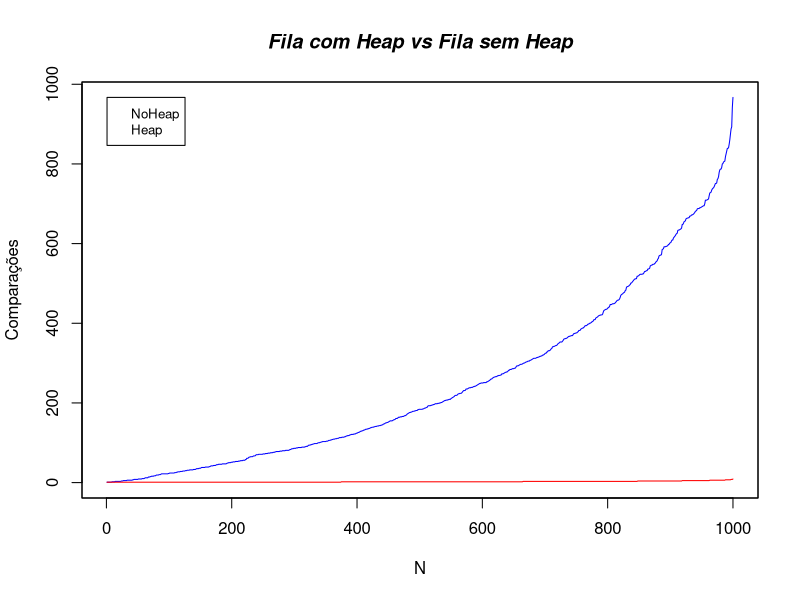

Write R code to recreate this figure.
heap <-c(1,1,1,1,1,1,1,1,1,1,1,1,1,1,1,1,1,1,1,1,1,1,1,1,1,1,1,1,1,1,1,1,1,1,1,1,1,1,1,1,1,1,1,1,1,1,1,1,1,1,1,1,1,1,1,1,1,1,1,1,1,1,1,1,1,1,1,1,1,1,1,1,1,1,1,1,1,1,1,1,1,1,1,1,1,1,1,1,1,1,1,1,1,1,1,1,1,1,1,1,1,1,1,1,1,1,1,1,1,1,1,1,1,1,1,1,1,1,1,1,1,1,1,1,1,1,1,1,1,1,1,1,1,1,1,1,1,1,1,1,1,1,1,1,1,1,1,1,1,1,1,1,1,1,1,1,1,1,1,1,1,1,1,1,1,1,1,1,1,1,1,1,1,1,1,1,1,1,1,1,1,1,1,1,1,1,1,1,1,1,1,1,1,1,1,1,1,1,1,1,1,1,1,1,1,1,1,1,1,1,1,1,1,1,1,1,1,1,1,1,1,1,1,1,1,1,1,1,1,1,1,1,1,1,1,1,1,1,1,1,1,1,1,1,1,1,1,1,1,1,1,1,1,1,1,1,1,1,1,1,1,1,1,1,1,1,1,1,1,1,1,1,1,1,1,1,1,1,1,1,1,1,1,1,1,1,1,1,1,1,1,1,1,1,1,1,1,1,1,1,1,1,1,1,1,1,1,1,1,1,1,1,1,1,1,1,1,1,1,1,1,1,1,1,1,1,1,1,1,1,1,1,1,1,1,1,1,1,1,1,1,1,1,1,1,1,1,1,1,1,1,1,1,1,1,1,1,1,1,1,1,1,1,1,1,1,1,1,1,1,1,1,1,1,2,2,2,2,2,2,2,2,2,2,2,2,2,2,2,2,2,2,2,2,2,2,2,2,2,2,2,2,2,2,2,2,2,2,2,2,2,2,2,2,2,2,2,2,2,2,2,2,2,2,2,2,2,2,2,2,2,2,2,2,2,2,2,2,2,2,2,2,2,2,2,2,2,2,2,2,2,2,2,2,2,2,2,2,2,2,2,2,2,2,2,2,2,2,2,2,2,2,2,2,2,2,2,2,2,2,2,2,2,2,2,2,2,2,2,2,2,2,2,2,2,2,2,2,2,2,2,2,2,2,2,2,2,2,2,2,2,2,2,2,2,2,2,2,2,2,2,2,2,2,2,2,2,2,2,2,2,2,2,2,2,2,2,2,2,2,2,2,2,2,2,2,2,2,2,2,2,2,2,2,2,2,2,2,2,2,2,2,2,2,2,2,2,2,2,2,2,2,2,2,2,2,2,2,2,2,2,2,2,2,2,2,2,2,2,2,2,2,2,2,2,2,2,2,2,2,2,2,2,2,2,2,2,2,2,2,2,2,2,2,2,2,2,2,2,2,2,2,2,2,2,2,2,2,2,2,2,2,2,2,2,2,2,2,2,2,2,2,2,2,2,2,2,2,2,2,2,2,2,2,2,2,2,2,2,2,2,2,2,2,3,3,3,3,3,3,3,3,3,3,3,3,3,3,3,3,3,3,3,3,3,3,3,3,3,3,3,3,3,3,3,3,3,3,3,3,3,3,3,3,3,3,3,3,3,3,3,3,3,3,3,3,3,3,3,3,3,3,3,3,3,3,3,3,3,3,3,3,3,3,3,3,3,3,3,3,3,3,3,3,3,3,3,3,3,3,3,3,3,3,3,3,3,3,3,3,3,3,3,3,3,3,3,3,3,3,3,3,3,3,3,3,3,3,3,3,3,3,3,3,3,3,3,3,3,3,3,3,3,3,3,3,3,3,3,3,3,3,3,3,3,3,3,3,3,3,3,3,3,3,3,3,3,3,3,3,3,3,3,3,3,3,3,3,3,3,3,3,3,3,3,3,3,3,3,3,3,3,3,3,3,3,3,4,4,4,4,4,4,4,4,4,4,4,4,4,4,4,4,4,4,4,4,4,4,4,4,4,4,4,4,4,4,4,4,4,4,4,4,4,4,4,4,4,4,4,4,4,4,4,4,4,4,4,4,4,4,4,4,4,4,4,4,4,4,4,4,4,4,4,4,4,4,4,5,5,5,5,5,5,5,5,5,5,5,5,5,5,5,5,5,5,5,5,5,5,5,5,5,5,5,5,5,5,5,5,5,5,5,5,5,5,5,5,5,5,5,5,6,6,6,6,6,6,6,6,6,6,6,6,6,6,6,6,6,6,6,6,6,6,6,6,6,7,7,7,7,7,7,7,7,7,8,8,8,9)
noheap <-c(1,1,1,1,1,1,1,1,2,2,2,2,2,3,3,3,3,3,3,3,3,3,3,4,4,4,5,5,5,5,5,5,6,6,6,6,6,6,6,6,6,7,7,8,8,8,8,8,8,8,9,9,9,9,9,9,10,10,10,10,11,12,12,12,12,12,14,14,14,15,15,16,16,16,16,17,17,17,18,19,19,19,19,20,20,20,21,22,22,22,22,22,22,22,22,22,22,22,23,23,24,24,24,24,24,24,24,24,25,25,25,26,26,27,27,27,27,28,28,28,28,29,29,29,29,30,30,30,31,31,31,31,32,32,32,32,32,32,33,33,33,33,34,35,35,35,35,36,36,36,37,38,38,38,38,38,38,39,39,39,39,39,39,40,40,41,42,42,42,42,43,43,43,43,44,45,45,45,46,46,46,46,46,46,47,47,47,47,47,47,47,48,49,49,50,50,50,50,51,51,51,52,52,52,52,53,53,53,53,53,54,54,54,55,55,55,55,56,56,56,56,58,58,61,61,61,63,64,64,65,65,65,65,66,67,67,67,68,70,70,70,70,71,71,71,71,71,71,71,72,72,72,72,73,73,73,73,74,74,74,74,75,75,75,75,76,76,76,77,77,78,78,78,78,78,78,79,79,79,79,80,80,80,80,80,81,81,81,81,81,81,82,83,83,84,85,85,85,86,86,86,86,87,87,87,88,88,88,88,88,88,89,89,89,89,89,90,90,91,91,91,93,94,94,94,95,95,96,96,97,97,98,98,98,98,98,99,100,100,100,101,101,102,102,103,103,103,103,103,103,104,104,104,105,106,106,106,107,107,108,108,109,109,109,110,110,110,111,111,111,112,113,113,113,113,114,114,114,114,115,115,116,117,117,118,118,118,119,120,120,121,121,121,121,122,122,122,123,124,124,125,126,126,127,128,129,129,130,130,131,132,132,133,134,134,134,135,135,136,136,137,138,138,139,139,139,140,140,141,141,141,142,142,142,143,143,143,144,144,145,145,147,147,148,149,150,150,151,151,152,153,154,155,155,155,155,156,157,158,158,159,161,161,161,162,164,164,164,165,165,165,166,166,166,167,168,168,169,170,172,173,174,175,176,176,177,177,178,179,179,179,180,180,181,181,181,183,183,184,184,184,184,184,184,185,185,186,187,187,188,189,189,192,193,193,193,193,194,194,195,195,196,196,197,198,198,198,198,199,199,199,200,200,201,201,202,203,204,205,206,206,207,207,207,208,208,209,209,209,211,212,213,214,215,216,218,219,219,219,220,222,223,223,224,224,224,225,227,229,231,231,231,232,235,235,235,236,237,238,238,238,239,239,239,240,241,241,242,242,243,244,245,246,247,248,249,249,250,250,250,250,251,251,251,251,251,253,253,254,255,256,257,259,260,260,262,263,264,265,265,266,266,266,268,268,269,269,269,270,270,273,273,273,274,275,276,277,277,278,278,280,282,282,284,284,284,285,286,286,286,287,287,288,291,293,293,293,294,295,296,297,297,297,298,299,300,300,301,302,303,303,304,305,305,305,307,307,308,309,310,311,312,312,312,312,313,314,314,315,315,316,317,317,318,318,320,320,321,322,324,325,325,328,328,331,331,331,332,334,336,337,341,341,342,342,343,344,344,345,347,349,350,351,353,353,353,353,355,357,360,361,361,362,362,363,364,366,367,367,368,368,369,369,369,372,374,374,375,375,376,376,378,379,382,382,382,385,386,387,388,388,390,391,394,394,394,395,397,398,398,400,400,401,402,404,404,406,409,409,409,413,414,415,416,418,419,420,420,421,421,421,423,428,432,433,434,435,435,436,437,440,440,442,447,447,447,448,449,449,449,450,451,453,455,457,458,458,459,461,465,470,472,473,474,476,477,478,482,483,490,492,492,493,494,496,497,501,501,503,505,507,509,511,511,512,512,518,518,519,520,522,523,523,523,523,524,524,527,530,530,531,532,532,536,536,537,538,544,545,546,546,548,548,548,550,551,554,555,557,561,563,569,570,571,571,573,585,586,587,592,592,592,593,593,594,595,598,598,601,602,603,607,609,609,614,616,618,620,623,625,626,633,634,634,635,636,637,639,648,648,651,655,656,657,662,663,664,664,665,665,669,669,670,672,672,673,674,676,678,681,682,683,687,688,688,688,690,690,691,692,693,694,695,695,700,709,709,709,710,711,712,720,727,728,729,734,737,739,740,743,747,751,751,752,761,763,768,779,785,787,787,791,800,801,805,806,807,818,825,832,839,839,841,850,861,875,888,893,942,967)         
n <- range(0,length(noheap))
comparacoes <- range(0,noheap,heap)
plot(noheap,type = "l", col = "blue",ylim = comparacoes, ann=FALSE)
box()
lines(heap,type = 'l', col = 'red')
title(main = "Fila com Heap vs Fila sem Heap",font.main = 4)
title(ylab = "Comparações")
title(xlab = "N")
legend(1,comparacoes[2],c("NoHeap","Heap"),cex = 0.8,col = c("blue"))

